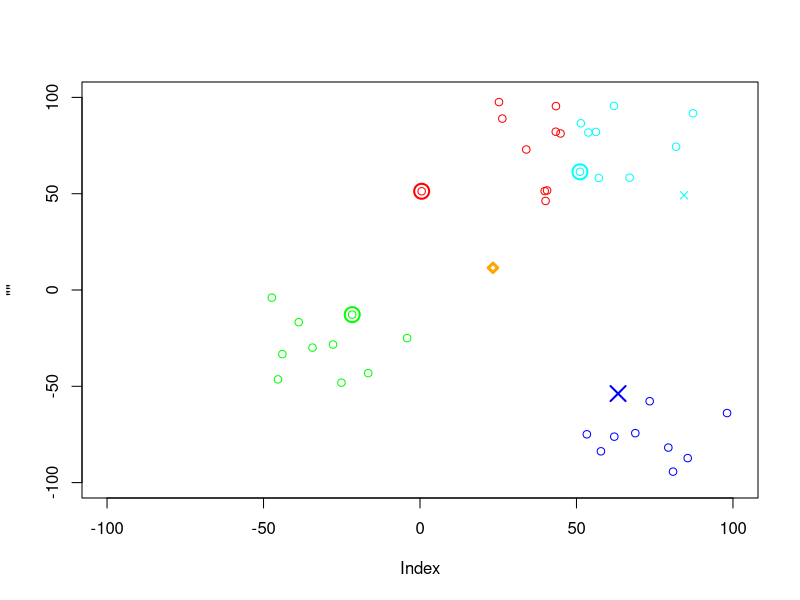
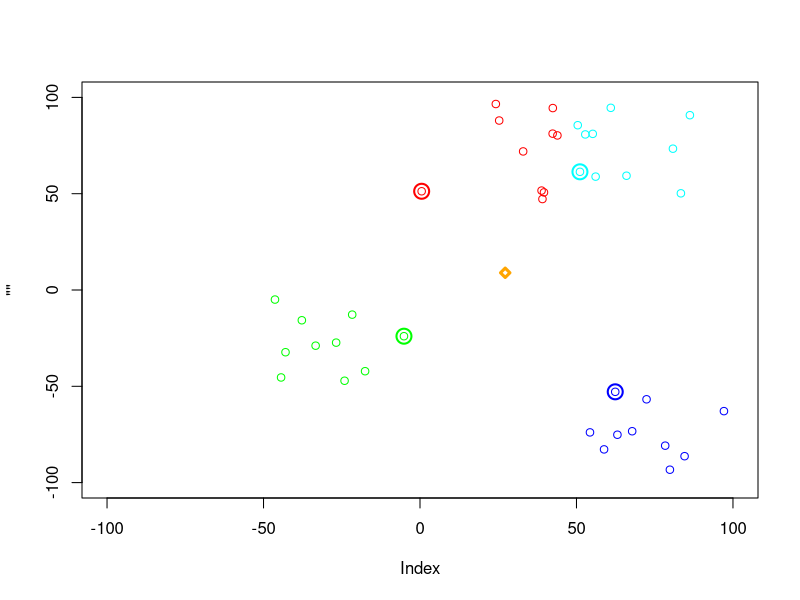
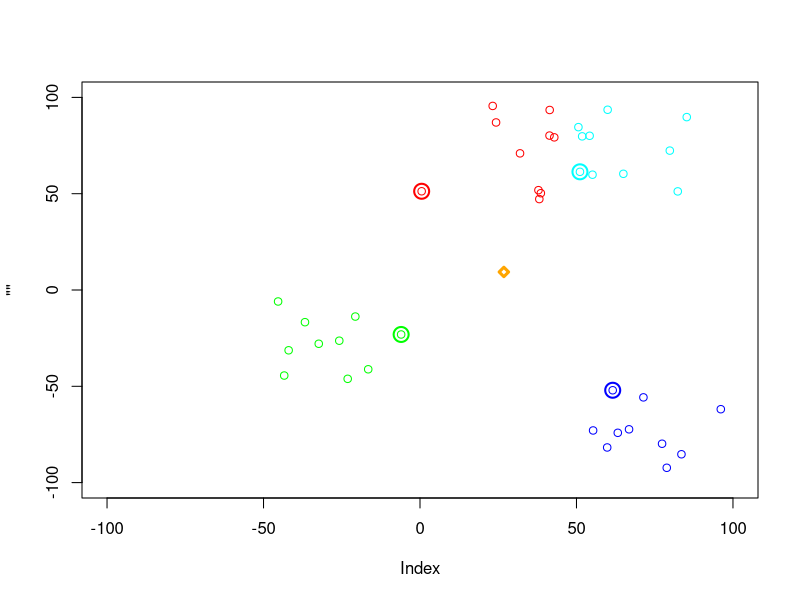
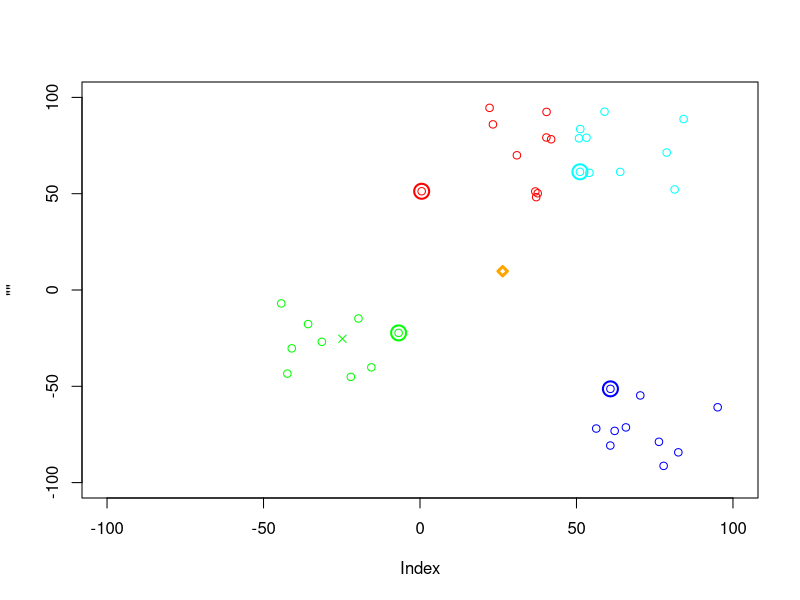
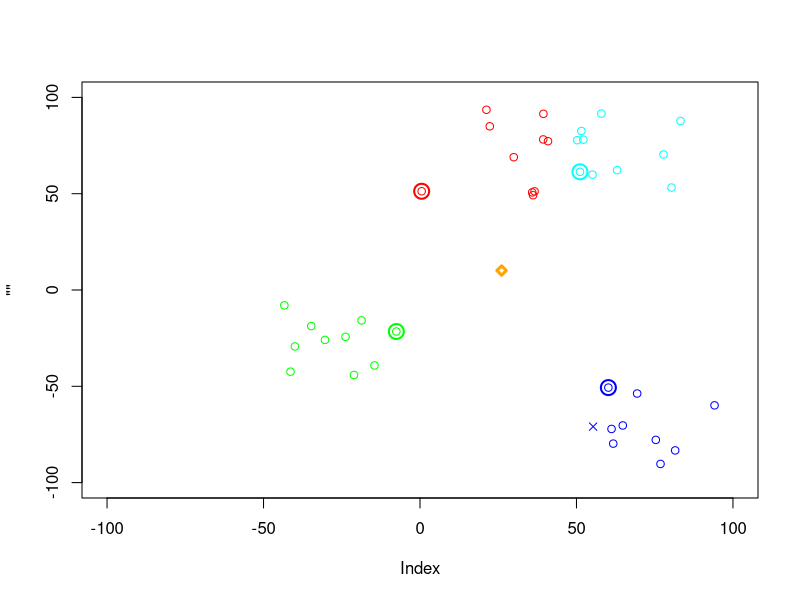
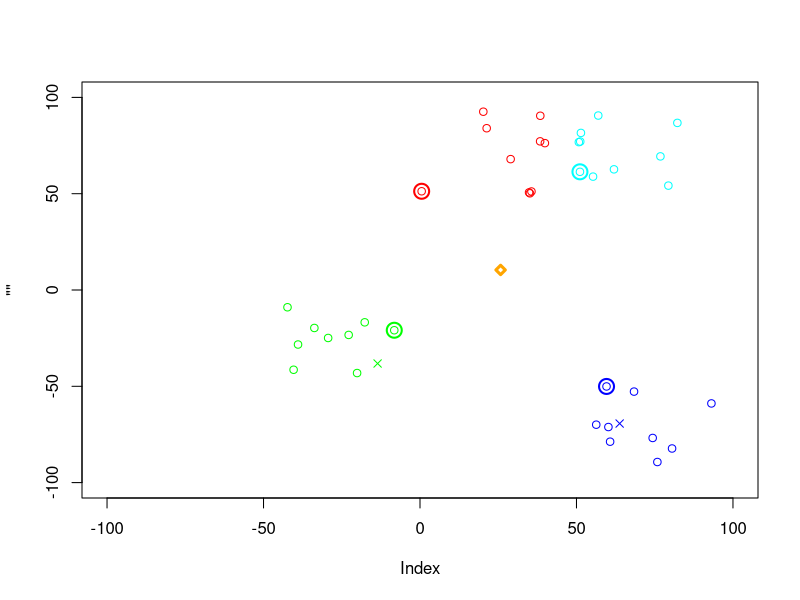
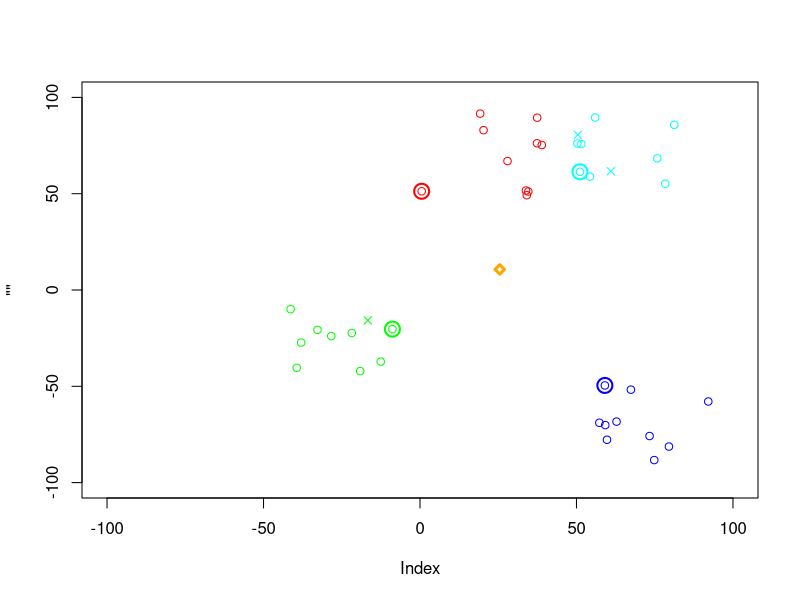
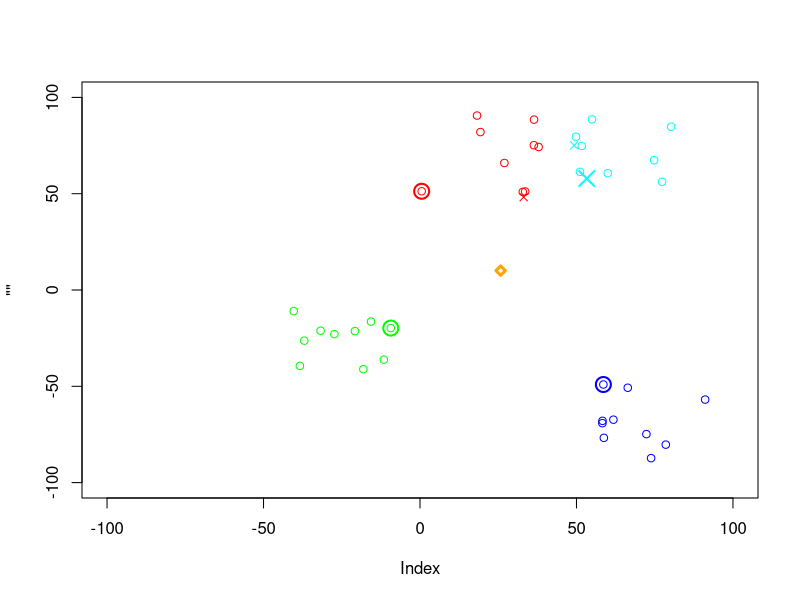

The R source for these figures, in order: (Note: this script raises an error after producing the figures.)
newParticle = function(pos, vel, swarm, fitFun) {
	return (list(
		pos = pos,
		vel = vel,
		best = list(
			pos = pos,
			type = 1,
			val = fitFun(pos)
		),
		type = 1,
		swarm = swarm
	))
}

calculateBest = function(particles) {
	globalBest = particles[[1]]$best
	globalBest$val = 100000
	localBest = list()
	for(i in 1:config$sub_swarms){
		localBest[[i]] = globalBest
	}
	
	for(i in 1:length(particles)){
		swarm = particles[[i]]$swarm
		if(particles[[i]]$best$val < localBest[[swarm]]$val){
			localBest[[swarm]] = particles[[i]]$best
		}
		if(particles[[i]]$best$val < globalBest$val){
			globalBest = particles[[i]]$best
		}
	}
	
	pos = c()
	for(i in 1:length(localBest)){
		pos = rbind(pos, localBest[[i]]$pos)
	}
	pos = colMeans(as.matrix(pos))
	unitedLocalbest = globalBest
	unitedLocalbest$pos = pos
	unitedLocalbest$val = config$fun(pos);
	
	best = list(globalBest, localBest, unitedLocalbest)
	return(best)
}

updatePos = function(particle, p, lbest, unitedLbest){
	personal = config$c1 * runif(1) * (particle$best$pos - particle$pos)
	
	chance = runif(1)
	if(chance <= p){
		particle$type = 2
		particle$best$type = 2
		social = config$c2 * runif(1) * (unitedLbest$pos - particle$pos)
	}else {
		particle$type = 1
		particle$best$type = 1
		social = config$c2 * runif(1) * (lbest[[particle$swarm]]$pos - particle$pos)
	}

	particle$vel = (config$inertia * particle$vel) + personal + social	
	particle$vel = apply(as.matrix(particle$vel), 1, function(x){min(x,config$max_vel)})
	particle$vel = apply(as.matrix(particle$vel), 1, function(x){max(x,-config$max_vel)})
	
	particle$pos = particle$pos + particle$vel	
	
	for(i in 1:config$dim){
		particle$pos[i] = min(particle$pos[i], config$upper[i])
		particle$pos[i] = max(particle$pos[i], config$lower[i])
	}
	val = config$fun(particle$pos);
	if(val < particle$best$val){
		particle$best$pos = particle$pos
		particle$best$val = val
	}
	return (particle)
}

push = function(arr, element){
	len = length(arr)
	arr[[len + 1]] = element
	return(arr)
}

savePng = function(){
	return (config$savePng && config$dim == 2)
}

pso = function(config){
	particles = list()
	p = 0
	
	# Init particles with random position and velocity
	for(swarmIndex in 1:config$sub_swarms){
		for(j in 1:config$swarm_size){
			pos = c()
			for(i in 1:config$dim){
				pos[i] = runif(1) * (config$limitUpper[[swarmIndex]][i] - config$limitLower[[swarmIndex]][i]) + config$limitLower[[swarmIndex]][i] 
			}
			vel = rep(0, config$dim)
			particles = push(particles, newParticle(pos, vel, swarmIndex, config$fun))
		}
	}
	
	# Calculate initial best particles
	best = calculateBest(particles);	
	gbest = best[[1]]
	lbest = best[[2]]
	unitedLbest = best[[3]]
	
	cost = c()	
	for(it in 1:config$iterations){		
		# Update p
		p = it / config$iterations
		
		if(savePng()){
			name = paste(config$savePngPath, "pso-dls-", it, ".png", sep="")
			png(filename=name)
			plot("", ylim=c(config$lower[2],config$upper[2]), xlim=c(config$lower[1],config$upper[2]))
		}
		
		# Update particle positions
		for(i in 1:length(particles)){
			particles[[i]] = updatePos(particles[[i]], p, lbest, unitedLbest)	
			if(savePng()){
				points(particles[[i]]$pos[1], particles[[i]]$pos[2], ylim=c(config$lower[2],config$upper[2]), xlim=c(config$lower[1],config$upper[1]), col = c("green", "red", "blue", "cyan")[particles[[i]]$swarm], pch=c(1,4)[particles[[i]]$type])
			}
		}	
		
		# Update gbest, lbest, unitedLbest
		best = calculateBest(particles);	
		gbest = best[[1]]
		lbest = best[[2]]
		unitedLbest = best[[3]]
		
		if(savePng()){
			for(i in 1:config$sub_swarms){
				points(lbest[[i]]$pos[1], lbest[[i]]$pos[2], ylim=c(config$lower[2],config$upper[2]), xlim=c(config$lower[1],config$upper[1]), cex = 2, lwd = 2, col= c("green", "red", "blue", "cyan")[i], pch=c(1,4)[lbest[[i]]$type])
			}
			points(unitedLbest$pos[1], unitedLbest$pos[2], ylim=c(config$lower[2],config$upper[2]), xlim=c(config$lower[1],config$upper[1]), lwd = 3, col="orange", pch=23)
			dev.off()
		}
		
		cost = c(cost,gbest$val)	
	}
	
	if(savePng()){
		name = paste(config$savePngPath, "pso-dls-0.png", sep="")
		png(filename=name)
		plot(cost, type = "s")
		dev.off()
	}
	return (gbest)
}


config = c()
config$dim = 2
config$lower = c(-100, -100)
config$upper = c(100, 100)

config$fun = function(x){
	return(20 + (x[1] ^ 2) - cos(10 * pi * x[1]) + (x[2]^2) + (10*cos(2 * pi * x[2])))
}
config$swarm_size = 10
config$c1 = 2.05
config$c2 = 2.05
config$max_vel = 1
config$inertia = 0.9
config$iterations = 100

config$sub_swarms = 4
config$limitLower = list(c(-50, -50), c(0, 20), c(50, -100), c(50, 50))
config$limitUpper = list(c(0, 0), c(50, 100), c(100, -50), c(100, 100))

config$savePng = TRUE
config$savePngPath = "C:/Projects/pso/pso/plot/"

pso(config)